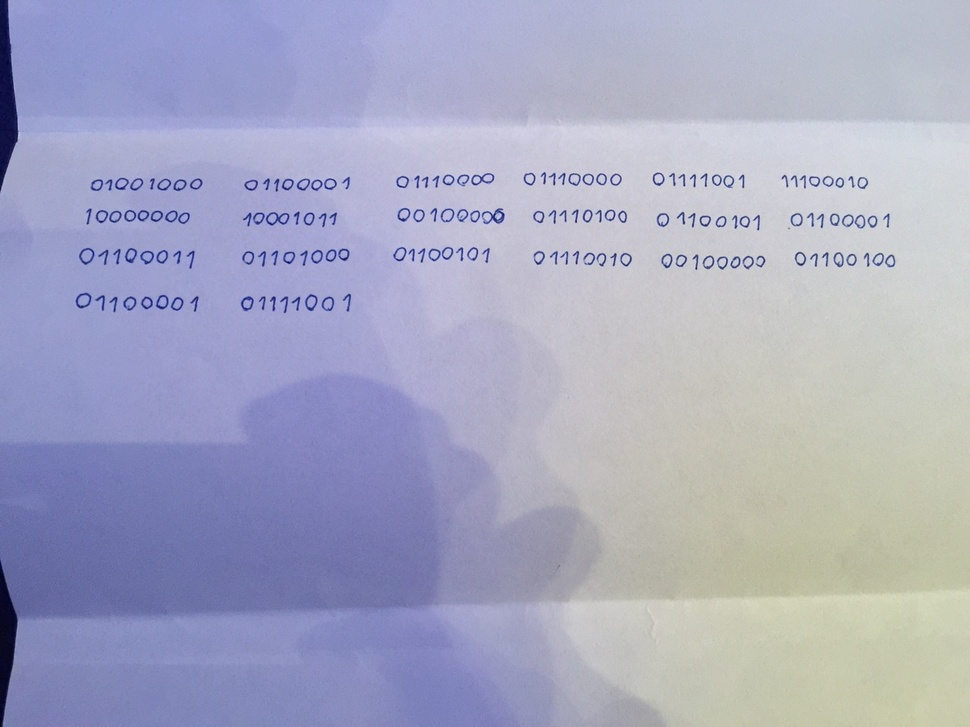
#> input picture assets/Lab5-LetterFromNowhere.jpg, 970 x 727 px, shrunk from 1478 x 1108 before the run
$ jupyter execute 'Lab 5 - Simple Object Recognition.ipynb'   (shell and % lines are left out)   (older library calls are emulated)
#> lines starting #> are read from the running program, lines starting #| are printed output that depends on the picture; after the words box and inside, x2 and y2 are one past the last pixel; in counts of white or black regions, pixels touching at a corner belong together
# 2110443 - Computer Vision (2018/1)
## Lab 5 - Simple Object Recognition
In this lab, we will learn to use useful  handcrafted features to recognize objects in the provied images. This notebook includes both coding and written questions. Please hand in this notebook file with all outputs and your answer

<b>Collaboration is encouraged in this course.</b> You must turn in <b>your own write ups</b> of all problems. If you collaborate with others, you must put the names and ids of the students you worked with in below block.

Collaboration List:
- ...
- ...

[cell 1]
import cv2
import math
import time
import numpy as np
import random as rng
from matplotlib import pyplot as plt
from ipywidgets import interact
import ipywidgets as widgets
from IPython.display import display, HTML,clear_output

## Assignment 1 - A Letter from Nowhere (Special Assignment)
We got multiple mysterious letters from nowhere. Here is one of them. As a computer engineering student, can you decipher this letter before unthinkable things happen? Your task is to write a program to <b>automate deciphering this image.</b> We hope that everything is going well after you decipher this secret. Please hand in the <b>image recognition output (put the recognition result on image)</b> and decoded message.

<b>Basic Guidance:<b>
1. Extract each digit from image & filter out the outlier.
2. Group the recognized results into digit groups.
3. Use <b>your own designed feature</b> to classify between 0 and 1
4. Write a function to decrypt them

<b>Hints:</b>
- You can use knowledge from previous lecture to improve the segmentation result by apply <b>?</b> on input image
- Specific threshold based on shape properties or simple morphological operations can be use to keep only potential contours
- This <a href="https://docs.opencv.org/3.4.2/d7/d4d/tutorial_py_thresholding.html">page</a> <b>may</b> contains useful information!
- What is the different feature between non-overlaped and overlapped stroke?

[cell 2]
### Describe how your algorithm work here (Thai or English).
'''
1. ..
2. ..
..
'''

[cell 3]
### Letter Image in "assets/Lab5-LetterFromNowhere.jpg" ###
def imshow(image,_figsize = (10,10)):
    plt.figure(figsize=_figsize)
#     img = cv2.cvtColor(image,cv2.COLOR_BGR2RGB)
#     img = image.copy()
    plt.imshow(image)
    plt.show()
imgLetter = cv2.imread("assets/Lab5-LetterFromNowhere.jpg")
#> imgLetter is the input picture: shape (727, 970, 3); mean B, G, R 194.1, 169.5, 167.7
im_gray = cv2.cvtColor(imgLetter, cv2.COLOR_BGR2GRAY)
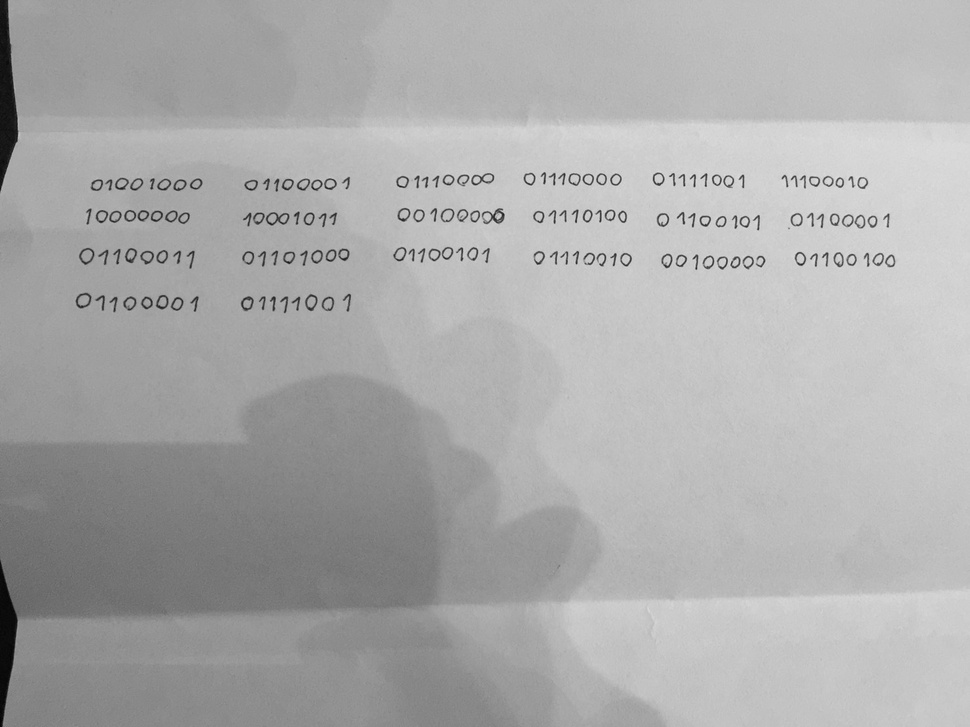
#> im_gray: shape (727, 970); min 4, max 229, mean 171.8
imshow(imgLetter)
blur = cv2.GaussianBlur(im_gray,(5,5),0)
hist = cv2.calcHist([blur],[0],None,[256],[0,256])
#> hist = 256 values, max 18406 at index 191, min 0 at index 0, mean 2754.6
hist_norm = hist.ravel()/hist.max()
#> hist_norm = 256 values, max 1 at index 191, min 0 at index 0, mean 0.15
Q = hist_norm.cumsum()
#> Q = 256 values from 0 to 38.31
bins = np.arange(256)
fn_min = np.inf
thresh = -1
for i in range(1,256):
    p1,p2 = np.hsplit(hist_norm,[i]) # probabilities
    q1,q2 = Q[i],Q[255]-Q[i] # cum sum of classes
    b1,b2 = np.hsplit(bins,[i]) # weights
    # finding means and variances
    m1,m2 = np.sum(p1*b1)/q1, np.sum(p2*b2)/q2
    v1,v2 = np.sum(((b1-m1)**2)*p1)/q1,np.sum(((b2-m2)**2)*p2)/q2
    # calculates the minimization function
    fn = v1*q1 + v2*q2
    if fn < fn_min:
        fn_min = fn
        thresh = i
#> this loop made 255 passes
#> (p1, q1, q2, m1, m2, v1, v2, fn) on passes 8 to 12: ([0, 0, 0, 0, 0, 0, 0, 0], 0.000109, 38.31, 0, 171.8, 0, 832.2, 31882.4), ([0, 0, 0, 0, 0, 0, 0, 0, 0.000109], 0.00206, 38.31, 0.421, 171.8, 3.02, 832.1, 31879.5), ([0, 0, 0, 0, 0, 0, 0, 0, 0.000109, 0.00196], 0.0166, 38.3, 1.11, 171.8, 7.65, 831.1, 31827.9), ([0, 0, 0, 0, 0, 0, 0, 0, 0.000109, 0.00196, 0.0145], 0.048, 38.27, 3.41, 172, 14.46, 821.9, 31449.3), ([0, 0, 0, 0, 0, 0, 0, 0, 0.000109, 0.00196, 0.0145, 0.0314], 0.0635, 38.25, 8.02, 172, 5.32, 800.9, 30635.3)
#> (q1, q2, m1, m2, v1, v2, fn, fn_min) on passes 13 to 18: (0.0668, 38.25, 10.4, 172.1, 0.867, 790.6, 30238.5, 30238.5), (0.0685, 38.24, 10.79, 172.1, 0.828, 788.4, 30153.2, 30153.2), (0.0694, 38.24, 10.97, 172.1, 0.972, 787.4, 30112.5, 30112.5), (0.0708, 38.24, 10.95, 172.1, 1.17, 786.8, 30089.8, 30089.8), (0.0735, 38.24, 10.86, 172.1, 1.68, 786, 30055.4, 30055.4), (0.0796, 38.23, 10.59, 172.1, 3.19, 784.4, 29991.6, 29991.6)
# find otsu's threshold value with OpenCV function
ret, otsu = cv2.threshold(blur,0,200,cv2.THRESH_OTSU)
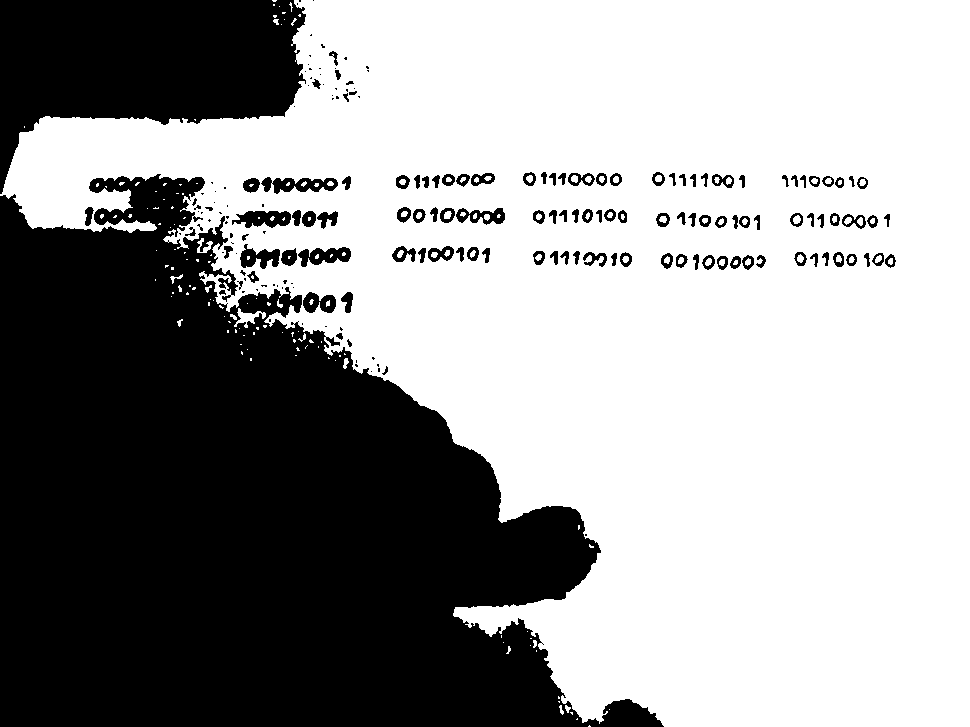
#> otsu: shape (727, 970); values 0 (black) and 200 (white), 60.9% white; 187 black regions (70 under 20 px), largest, box (x1, y1, x2, y2) and area: (0, 174, 664, 727) 227114, (0, 0, 306, 194) 36304, (261, 177, 338, 194) 755
print( "{} {}".format(thresh,ret) )
#| 172 166.0
print(otsu.shape)
#| (727, 970)
imshow(otsu)
### FILL HERE ###

[cell 4]
def imshow(image,_figsize = (10,10)):
#> called with _figsize = (10, 10)
    plt.figure(figsize=_figsize)
#> (this line was passed over: IPython is not available in this run)
#     img = cv2.cvtColor(image,cv2.COLOR_BGR2RGB)
#     img = image.copy()
    plt.imshow(image)
#> (this line was passed over: IPython is not available in this run)
#> the sliders are set to thresh1 = 1, thresh2 = 1
    plt.show()
imgLetter = cv2.imread("assets/Lab5-LetterFromNowhere.jpg")
im_gray = cv2.cvtColor(imgLetter, cv2.COLOR_BGR2GRAY)
imshow(imgLetter)

[cell 5]
def openAndCloseMorph(thresh1,thresh2):
#> called with thresh1 = 1, thresh2 = 1
    ret,th1 = cv2.threshold(im_gray,thresh1,thresh2,cv2.THRESH_BINARY)
#> th1: shape (727, 970); every value is 1
    th3 = cv2.adaptiveThreshold(im_gray,thresh1,cv2.ADAPTIVE_THRESH_GAUSSIAN_C,cv2.THRESH_BINARY,11,thresh2)
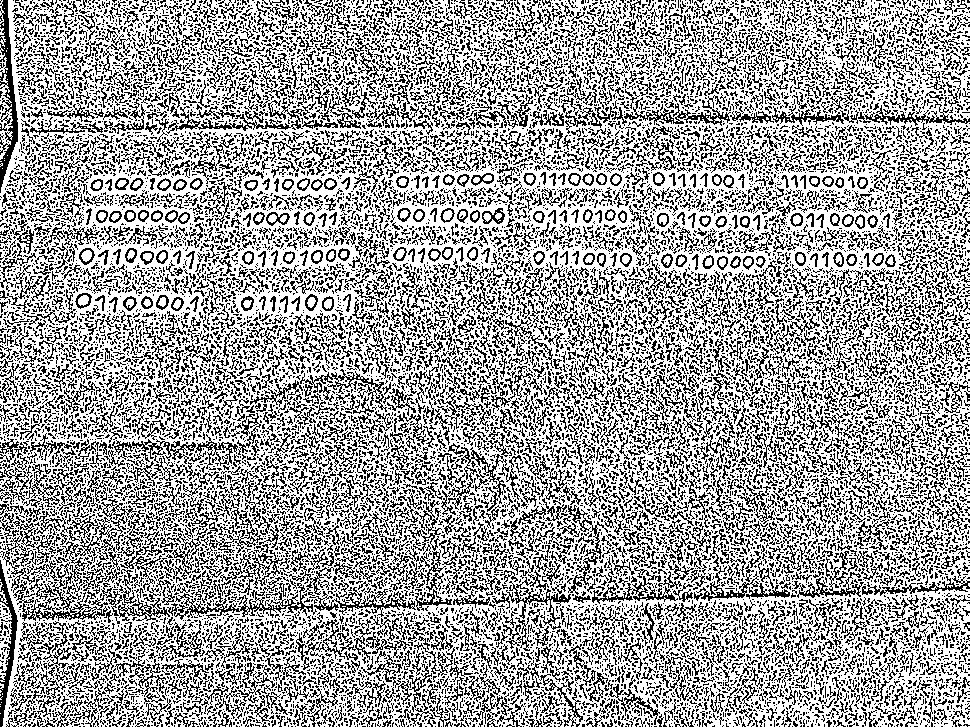
#> th3: shape (727, 970); values 0 (black) and 1 (white), 64.1% white; black in thin lines or dots
#     plt.figure(figsize=(10,10))
#     plt.imshow(th1)
#     plt.show()

    plt.figure(figsize=(10,10))
#> (this line was passed over: IPython is not available in this run)
    plt.imshow(th3)
    plt.show()

interact(openAndCloseMorph, thresh1=widgets.IntSlider(min=0,max=255,step=1,value=1),
         thresh2=widgets.IntSlider(min=0,max=255,step=1,value=1),
);
